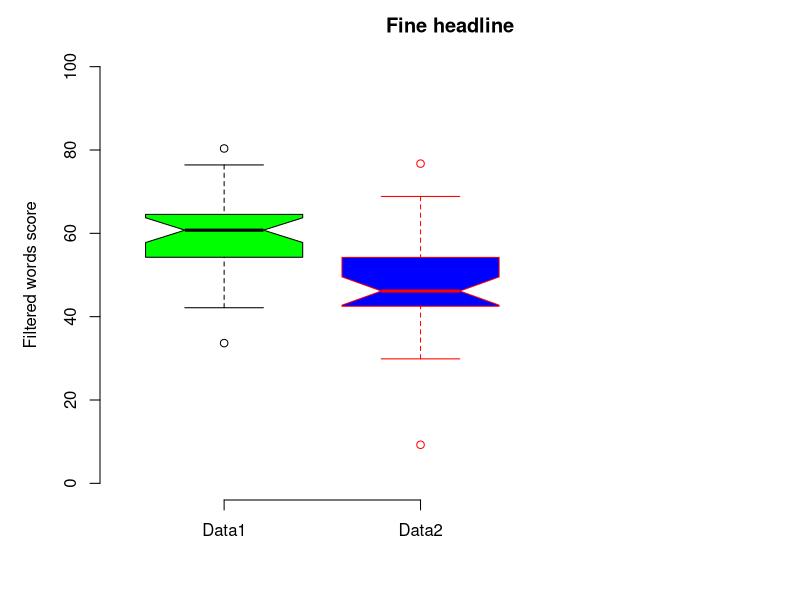

Write the R code that produced this figure.
# example of boxplot

# example using long format
data1 <- rnorm(30, mean = 60, sd = 12)   # generate data1 (will be random each time you run the code)
data2 <- rnorm(30, mean = 50, sd = 12)   # generate data2 (will be random each time you run the code)
data <- c(data1,data2)                   # combine the data into one long list
name <- rep(c('Data1','Data2'),c(30,30)) # make a list of 30 times "data" and 30 times "boxplot"


# Plot the box plot and a strip chart on top of each other ----
par(mai =  c(1, 1, 0.5, 0))
p <-boxplot(data ~ name,
            boxwex = 0.8,             # box width
            notch = TRUE,             # make a notch at the confidence intervals
            frame = FALSE,            # print the frame around the plot
            col = c('green', 'blue'), # box fill color (if there is only one color all the boxes will be the same)
            border = c('black', 'red'), # border of box color
            main = 'Fine headline', # title 
            xlab = '',              # xlable
            ylab = 'Filtered words score', # ylable
            ylim = c(0,100),        # range of the y axis (be careful with those, remove them if you have problems)
            xlim = c(0.5,3.8),      # range of the x axis (first group is 1 second is 2 and so on)
            horizontal = FALSE)     # plot the boxes horisontaly
